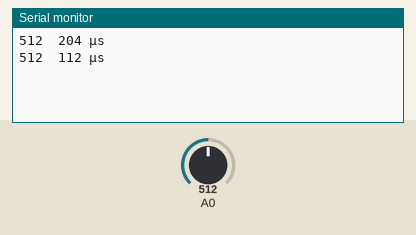
A sketch run on a simulated Arduino Uno, built with avr-gcc and run on an emulated ATmega328P. On the bench: the last lines printed to the serial monitor. The test bench sets the inputs (shaded band); at power-on: A0 = 512.

Above: at 1.8 s.
1.9 s: A0 set to 716
At 2.6 s:
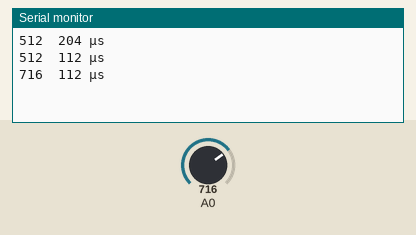
3.4 s: A0 set to 900
At 4.8 s:
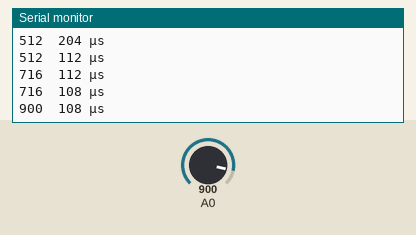
Timing chart, 0 to 6.4 s (numbered marks = the images above; inputs shaded):
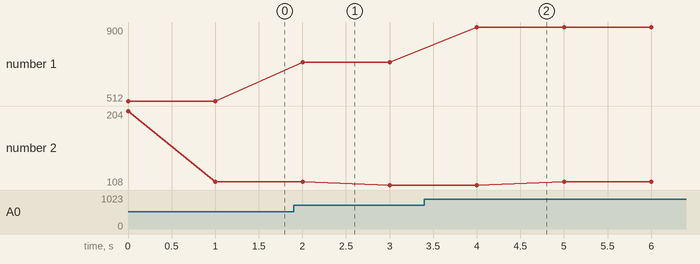

The sketch:

time_analogRead.ino
```cpp
int N;
unsigned long t0;
unsigned long t;


void setup() {
  Serial.begin(9600);
}

void loop() {
  t0 = micros();
  int N = analogRead(A0);
  t = micros()-t0;
  Serial.print(N);
  Serial.print("\t");
  Serial.print(t);
  Serial.println(" µs");
  delay(1000);
}
```

Measured:
- after the input at 1.9 s, the serial monitor: prints a new line after 0.10 s (image 1)
- after the input at 3.4 s, the serial monitor: prints a new line after 0.60 s (image 2)
- plotted number 1: 512 → 716 after the input at 1.9 s, 716 → 900 after the input at 3.4 s
